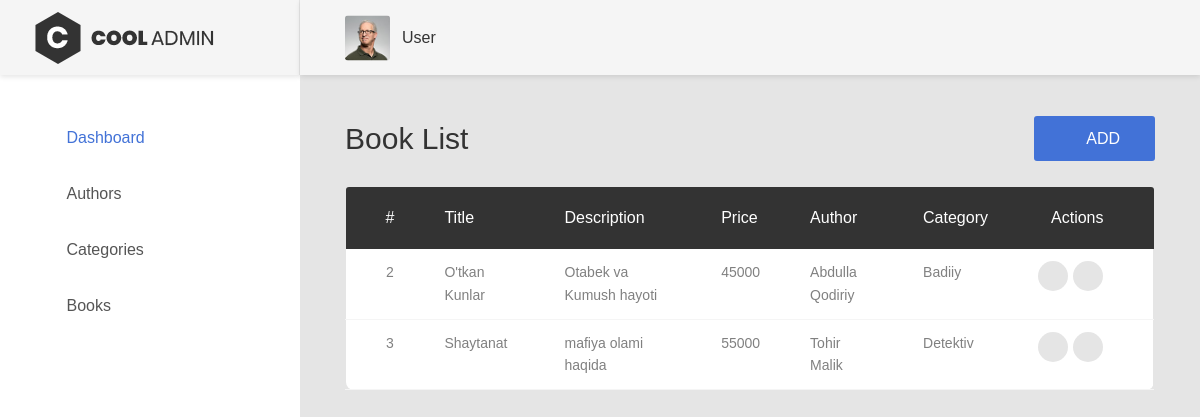
Screenshot of /book/list/ (signed in) with the database file from the repository.
### dashboard/models.py (models this page shows, shortened)
class Book(models.Model):
    title = models.CharField(max_length=200, blank=False,null=False)
    description = models.TextField(blank=False, null=False)
    price = models.IntegerField(blank=False, null=False)
    category = models.ForeignKey(Category, blank=False, null=True, on_delete=models.SET_NULL)
    author = models.ForeignKey(Author, blank=False, null=True, on_delete=models.SET_NULL)

class Author(models.Model):
    first_name = models.CharField(max_length=100, blank=False, null=False)
    last_name = models.CharField(max_length=100, blank=False, null=False)
    age = models.SmallIntegerField(blank=False,null=False)
    def __str__(self):
        return f"{self.first_name} {self.last_name}"

class Category(models.Model):
    name = models.CharField(max_length=100, null=False,blank=False)
    def __str__(self):
        return self.name

### dashboard/views.py (the view)
# urls.py: path('book/list/', book_list, name="book_list"),
@login_required_decorator
def book_list(request):
    books = Book.objects.all()
    ctx = {
        "books":books
    }
    return render(request, "book/list.html", ctx)

### templates/book/list.html
{% extends 'base.html' %}
{% load static %}
{% block content %}
 <div class="page-container">
    {%include 'userbar.html'%}
    <div class="main-content">
        <div class="section__content section__content--p30">
            <div class="container-fluid">
                <div class="row">
                    <div class="col-md-12">
                        <div class="overview-wrap">
                            <h2 class="title-1">book List</h2>
                            <a class="au-btn au-btn-icon au-btn--blue" href="{% url 'book_create' %}">
                                <i class="zmdi zmdi-plus"></i>add</a>
                        </div>
                    </div>
                </div>
                <br>
                <div class="row">
                    <div class="col-md-12">
                        <div class="table-responsive m-b-40">
                            <table class="table table-borderless table-data3">
                                <thead>
                                    <tr>
                                        <th>#</th>
                                        <th>Title</th>
                                        <th>Description</th>
                                        <th>Price</th>
                                        <th>Author</th>
                                        <th>Category</th>
                                        <th>Actions</th>
                                    </tr>
                                </thead>
                                <tbody>
                                    {% for book in books %}
                                    <tr>
                                        <td>{{ book.id }}</td>
                                        <td>{{ book.title }}</td>
                                        <td>{{ book.description }}</td>
                                        <td>{{ book.price }}</td>
                                        <td>{{ book.author }}</td>
                                        <td>{{ book.category }}</td>
                                        <td>
                                            <div class="table-data-feature">
                                                <a class="item" data-toggle="tooltip" href="{% url 'book_edit' pk=book.id %}" data-placement="top" title="" data-original-title="Edit">
                                                    <i class="zmdi zmdi-edit text-warning"></i>
                                                </a>
                                                <a class="item" data-toggle="tooltip" href="{% url 'book_delete' pk=book.id %}" data-placement="top" title="" data-original-title="Delete">
                                                    <i class="zmdi zmdi-delete text-danger"></i>
                                                </a>
                                            </div>
                                        </td>
                                    </tr>
                                    {% endfor %}
                                </tbody>
                            </table>
                        </div>
                    </div>
                </div>
            </div>
        </div>
    </div>
</div>
{% endblock %}

### templates/base.html (shortened to what this page needs)
<!DOCTYPE html>
{% load static %}
<html lang="en">
<head>
    <link href="{% static 'vendor/font-awesome-4.7/css/font-awesome.min.css' %}" rel="stylesheet" media="all">
    <link href="{% static 'vendor/font-awesome-5/css/fontawesome-all.min.css' %}" rel="stylesheet" media="all">
    <link href="{% static 'vendor/mdi-font/css/material-design-iconic-font.min.css' %}" rel="stylesheet" media="all">
    <link href="{% static 'vendor/bootstrap-4.1/bootstrap.min.css' %}" rel="stylesheet" media="all">
    <link href="{% static 'vendor/animsition/animsition.min.css' %}" rel="stylesheet" media="all">
    <link href="{% static 'vendor/bootstrap-progressbar/bootstrap-progressbar-3.3.4.min.css' %}" rel="stylesheet"
          media="all">
    <link href="{% static 'vendor/wow/animate.css' %}" rel="stylesheet" media="all">
    <link href="{% static 'vendor/css-hamburgers/hamburgers.min.css' %}" rel="stylesheet" media="all">
    <link href="{% static 'vendor/slick/slick.css' %}" rel="stylesheet" media="all">
    <link href="{% static 'vendor/select2/select2.min.css' %}" rel="stylesheet" media="all">
    <link href="{% static 'vendor/perfect-scrollbar/perfect-scrollbar.css' %}" rel="stylesheet" media="all">
    <link href="{% static 'css/theme.css' %}" rel="stylesheet" media="all">
</head>
<body class="animsition">
<div class="page-wrapper">
    {% include 'sidebar.html' %}
    {% block content %}{% endblock %}
</div>
</body>
</html>

### templates/sidebar.html
{% load static %}
<aside class="menu-sidebar d-none d-lg-block">
    <div class="logo">
        <a href="#">
            <img src="{% static 'images/icon/logo.png' %}" alt="Cool Admin" />
        </a>
    </div>
    <div class="menu-sidebar__content js-scrollbar1">
        <nav class="navbar-sidebar">
            <ul class="list-unstyled navbar__list">
                <li class="active">
                    <a href="{% url 'home_page' %}"><i class="fas fa-tachometer-alt"></i>Dashboard</a>
                </li>
                <li>
                    <a href="{% url 'author_list' %}"><i class="fas fa-chart-bar"></i>Authors</a>
                </li>
                <li>
                    <a href="{% url 'category_list' %}"><i class="fas fa-chart-bar"></i>Categories</a>
                </li>
                <li>
                    <a href="{% url 'book_list' %}"><i class="fas fa-chart-bar"></i>Books</a>
                </li>
            </ul>
        </nav>
    </div>
</aside>

### templates/userbar.html (shortened to what this page needs)
    {% load static%}
    <header class="header-desktop">
        <div class="section__content section__content--p30">
            <div class="container-fluid">
                <div class="header-wrap">
                    <div class="header-button">
                        <div class="account-wrap">
                            <div class="account-item clearfix js-item-menu">
                                <div class="image">
                                    <img src="{% static 'images/icon/avatar-01.jpg' %}" alt="John Doe" />
                                </div>
                                <div class="content">
                                    <a class="js-acc-btn" href="#">{{user.username}}</a>
                                </div>
                            </div>
                        </div>
                    </div>
                </div>
            </div>
        </div>
    </header>

### rows the page displays
Book: id "2", title "O'tkan Kunlar", description "Otabek va Kumush hayoti", price "45000", author "Abdulla Qodiriy", category "Badiiy"
Book: id "3", title "Shaytanat", description "mafiya olami haqida", price "55000", author "Tohir Malik", category "Detektiv"

### other values shown
{{ user.username }} "User"
